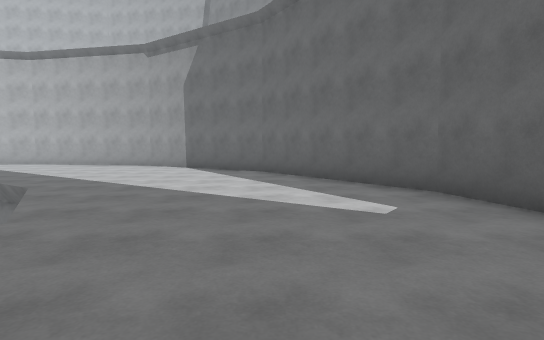
View 1 (above)

16 first-person views from a walk through a scene from a Unity 3-D project. The camera is 1.3 m above the floor, tilts 4° down and sees 80° across. The floor is counted in squares, 2 m on a side. Each view is taken from the middle of a square. On the plan, view 1 faces up. The plan holds only what a view shows up to about 10 squares ahead; the rest is blank. The place goes on beyond the plan. The player is left out.

View 2
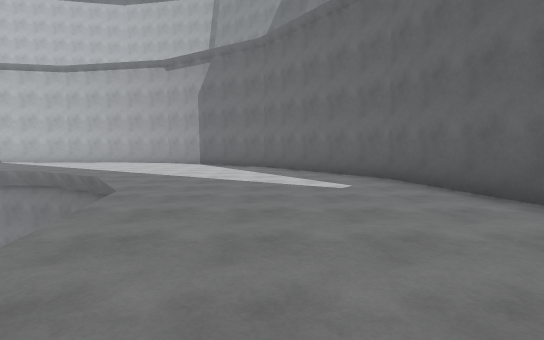

View 3
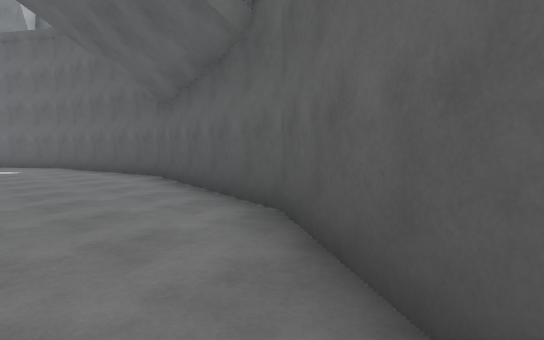

View 4
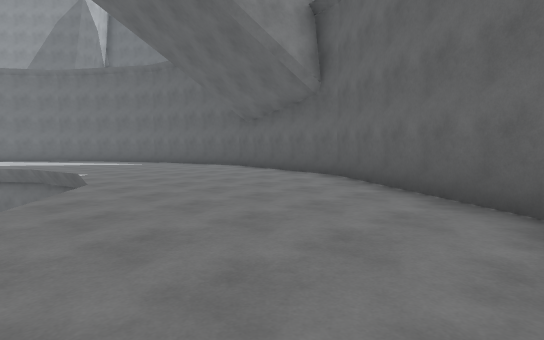

View 5
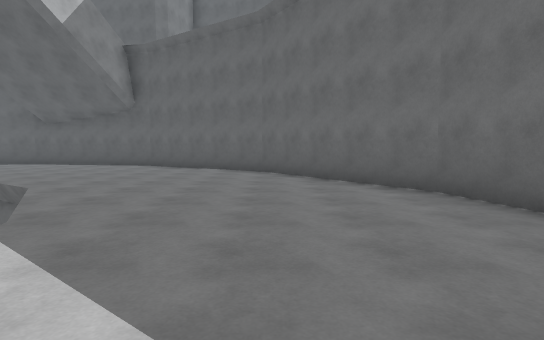

View 6
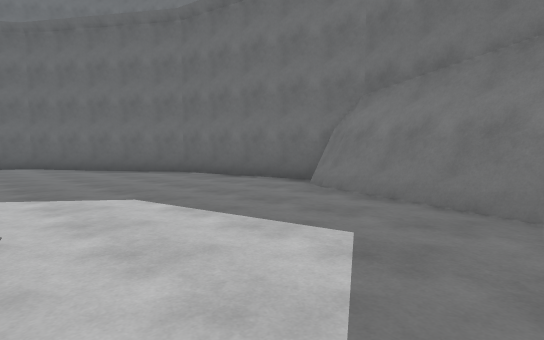

View 7
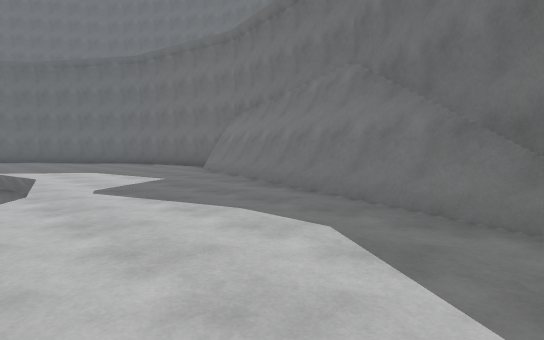

View 8
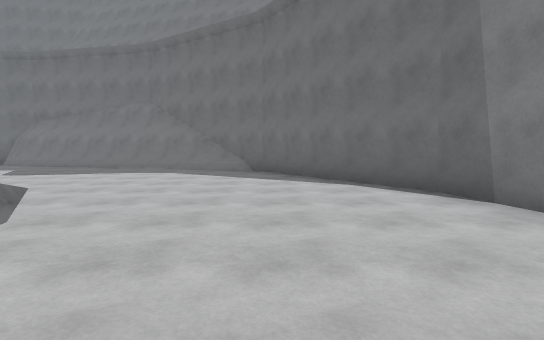

View 9
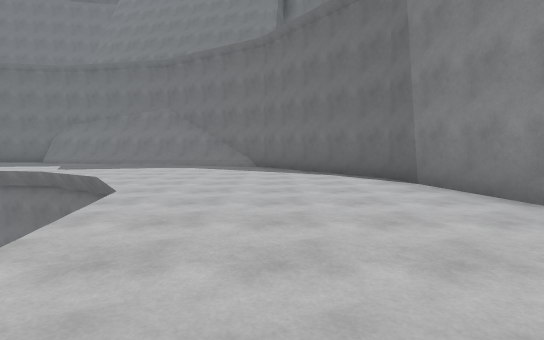

View 10
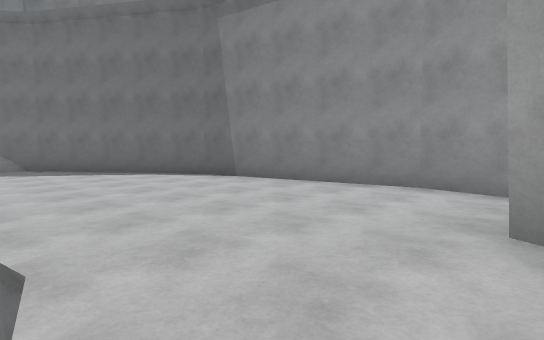

View 11
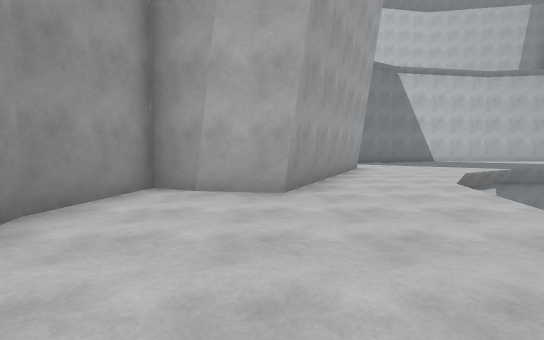

View 12
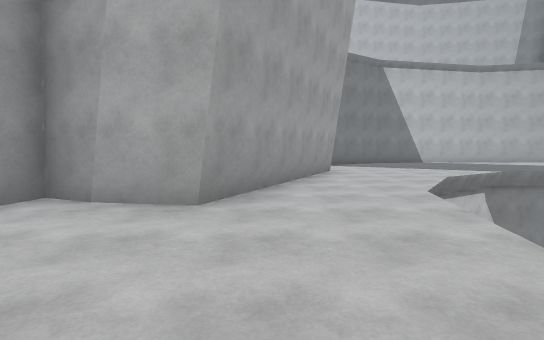

View 13
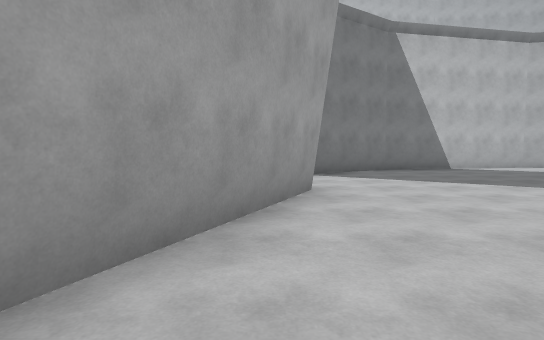

View 14
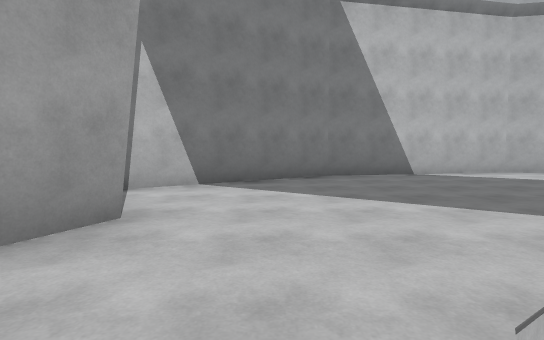

View 15
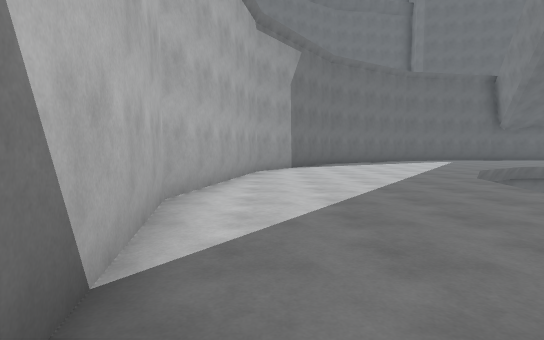

View 16
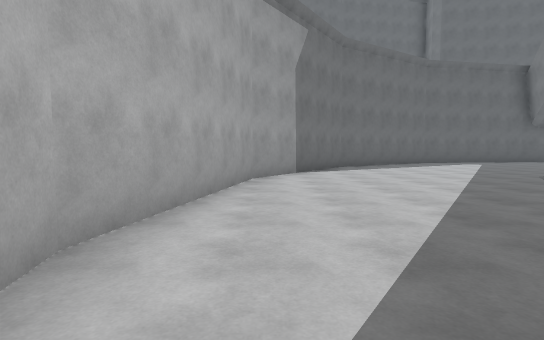

### Floor plan
Key: @ floor where view 1 was taken; # wall or solid block; . floor; v drop or lower ground.
Columns run from 22 left of view 1 to 4 right of it. Each row starts with its distance up from view 1.
 13            #####
 12        #####...#####
 11       ##...........##
 10     ###.............###
  9     #.................##
  8      ..................#
  7      #......vvv........##
  6     ##....v     v.......##
  5     #...v         v......#
  4     #...           ......#
  3    ##..v           v.....#
  2 ####...             .....##
  1 #.....v             v.....#
  0 #.....v             v.@...#
 -1 #.....v             v.....#
 -2 ##.....             .....##
 -3  #.....v           v.....#
 -4  #......           ......#
 -5  #......v         v......#
 -6  ##.......v     v.......##
 -7   ##........vvv........##
 -8    #...................#
 -9    ###................##
-10      ####...........###
-11         #####......##
-12             ##.#####
-13              ###

Where each view was taken, in squares from view 1:
view 1: 0 up, 0 right, facing up
view 2: 2 down, 0 right, facing up
view 3: 7 down, 0 right, facing up-right
view 4: 9 down, 4 left, facing up-right
view 5: 9 down, 9 left, facing right
view 6: 7 down, 12 left, facing down-right
view 7: 6 down, 17 left, facing down-right
view 8: 0 up, 18 left, facing down
view 9: 2 up, 18 left, facing down
view 10: 2 up, 16 left, facing down-left
view 11: 3 down, 19 left, facing up
view 12: 2 down, 18 left, facing up
view 13: 2 up, 17 left, facing up
view 14: 4 up, 15 left, facing up
view 15: 11 up, 13 left, facing right
view 16: 11 up, 11 left, facing right
